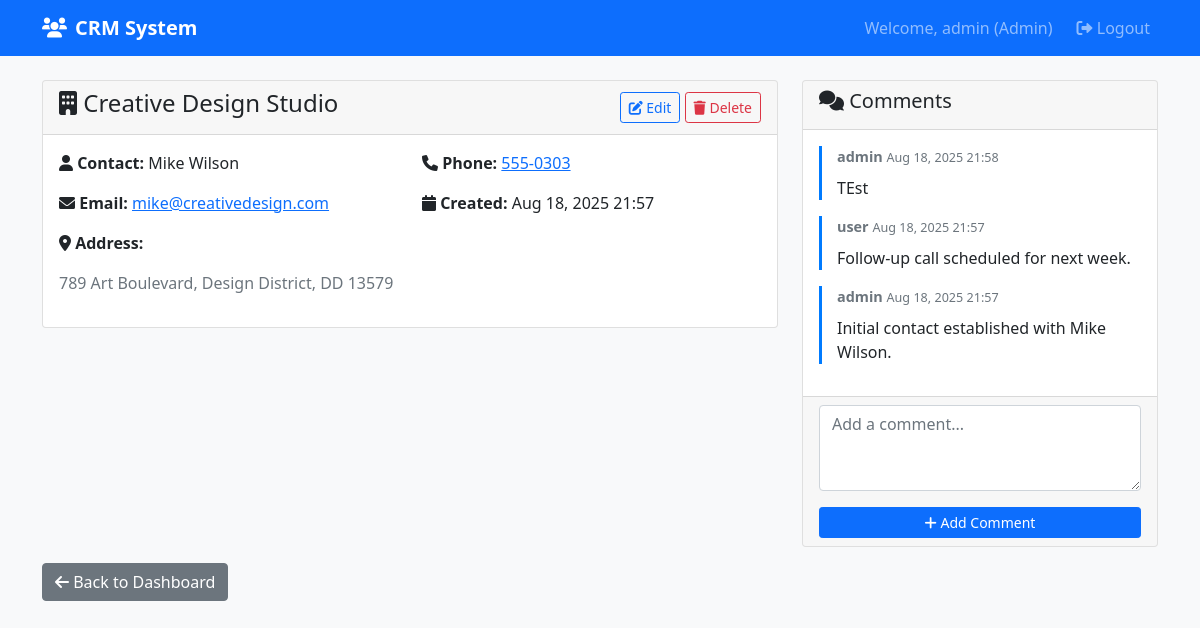
The page /customer/3/ (signed in) on the database its author committed.
### crm/models.py (models this page shows, shortened)
class User(AbstractUser):
    USER_TYPES = (
        ('admin', 'Admin'),
        ('user', 'User'),
        ('viewer', 'Viewer'),
    )
    user_type = models.CharField(max_length=10, choices=USER_TYPES, default='viewer')

class Customer(models.Model):
    business_name = models.CharField(max_length=200)
    contact_name = models.CharField(max_length=100)
    email = models.EmailField()
    phone = models.CharField(max_length=20)
    address = models.TextField()
    created_at = models.DateTimeField(auto_now_add=True)
    updated_at = models.DateTimeField(auto_now=True)
    created_by = models.ForeignKey(User, on_delete=models.CASCADE, related_name='customers_created')
    class Meta:
        ordering = ['-created_at']

class Comment(models.Model):
    customer = models.ForeignKey(Customer, on_delete=models.CASCADE, related_name='comments')
    user = models.ForeignKey(User, on_delete=models.CASCADE)
    text = models.TextField()
    created_at = models.DateTimeField(auto_now_add=True)
    class Meta:
        ordering = ['-created_at']

### crm/views.py (the view)
# urls.py: path('customer/<int:pk>/', views.customer_detail, name='customer_detail'),
@login_required
def customer_detail(request, pk):
    customer = get_object_or_404(Customer, pk=pk)
    comments = customer.comments.all()[:20]  # Latest 20 comments
    if request.method == 'POST' and request.user.user_type in ['admin', 'user']:
        comment_form = CommentForm(request.POST)
        if comment_form.is_valid():
            comment = comment_form.save(commit=False)
            comment.customer = customer
            comment.user = request.user
            comment.save()
            return redirect('customer_detail', pk=pk)
    else:
        comment_form = CommentForm()
    context = {
        'customer': customer,
        'comments': comments,
        'comment_form': comment_form,
        'user_type': request.user.user_type,
    }
    return render(request, 'crm/customer_detail.html', context)

### crm/forms.py
class CommentForm(forms.ModelForm):
    class Meta:
        model = Comment
        fields = ['text']
        widgets = {
            'text': forms.Textarea(attrs={
                'class': 'form-control',
                'rows': 3,
                'placeholder': 'Add a comment...'
            })
        }

### crm/templates/crm/customer_detail.html (shortened to what this page needs)
{% extends 'crm/base.html' %}
{% block content %}
<div class="row">
    <div class="col-md-8">
        <div class="card">
            <div class="card-header d-flex justify-content-between align-items-center">
                <h4><i class="fas fa-building"></i> {{ customer.business_name }}</h4>
                <div>
                    {% if user_type == 'admin' or user_type == 'user' %}
                    <a href="{% url 'customer_edit' customer.pk %}" class="btn btn-outline-primary btn-sm">
                        <i class="fas fa-edit"></i> Edit
                    </a>
                    {% endif %}
                    {% if user_type == 'admin' %}
                    <a href="{% url 'customer_delete' customer.pk %}" class="btn btn-outline-danger btn-sm">
                        <i class="fas fa-trash"></i> Delete
                    </a>
                    {% endif %}
                </div>
            </div>
            <div class="card-body">
                <div class="row">
                    <div class="col-md-6">
                        <p><strong><i class="fas fa-user"></i> Contact:</strong> {{ customer.contact_name }}</p>
                        <p><strong><i class="fas fa-envelope"></i> Email:</strong>
                           <a href="mailto:{{ customer.email }}">{{ customer.email }}</a></p>
                    </div>
                    <div class="col-md-6">
                        <p><strong><i class="fas fa-phone"></i> Phone:</strong>
                           <a href="tel:{{ customer.phone }}">{{ customer.phone }}</a></p>
                        <p><strong><i class="fas fa-calendar"></i> Created:</strong>
                           {{ customer.created_at|date:"M d, Y H:i" }}</p>
                    </div>
                </div>
                <div class="row">
                    <div class="col-12">
                        <p><strong><i class="fas fa-map-marker-alt"></i> Address:</strong></p>
                        <p class="text-muted">{{ customer.address }}</p>
                    </div>
                </div>
            </div>
        </div>
    </div>
    <div class="col-md-4">
        <div class="card">
            <div class="card-header">
                <h5><i class="fas fa-comments"></i> Comments</h5>
            </div>
            <div class="card-body" style="max-height: 500px; overflow-y: auto;">
                {% for comment in comments %}
                <div class="comment-item">
                    <div class="comment-meta">
                        <strong>{{ comment.user.username }}</strong>
                        <small>{{ comment.created_at|date:"M d, Y H:i" }}</small>
                    </div>
                    <p class="mt-2">{{ comment.text }}</p>
                </div>
                {% empty %}
                <p class="text-muted">No comments yet.</p>
                {% endfor %}
            </div>
            {% if user_type == 'admin' or user_type == 'user' %}
            <div class="card-footer">
                <form method="post">
                    <div class="mb-3">
                        {{ comment_form.text }}
                    </div>
                    <button type="submit" class="btn btn-primary btn-sm w-100">
                        <i class="fas fa-plus"></i> Add Comment
                    </button>
                </form>
            </div>
            {% endif %}
        </div>
    </div>
</div>
<div class="mt-3">
    <a href="{% url 'dashboard' %}" class="btn btn-secondary">
        <i class="fas fa-arrow-left"></i> Back to Dashboard
    </a>
</div>
{% endblock %}

### crm/templates/crm/base.html (shortened to what this page needs)
<!DOCTYPE html>
<html lang="en">
<head>
    <link href="https://cdn.jsdelivr.net/npm/bootstrap@5.1.3/dist/css/bootstrap.min.css" rel="stylesheet">
    <link href="https://cdnjs.cloudflare.com/ajax/libs/font-awesome/6.0.0/css/all.min.css" rel="stylesheet">
</head>
<body class="bg-light">
    {% if user.is_authenticated %}
    <nav class="navbar navbar-expand-lg navbar-dark bg-primary">
        <div class="container">
            <a class="navbar-brand" href="{% url 'dashboard' %}">
                <i class="fas fa-users me-2"></i>CRM System
            </a>
            <div class="navbar-nav ms-auto">
                <span class="navbar-text me-3">
                    Welcome, {{ user.username }} ({{ user.user_type|title }})
                </span>
                <a class="nav-link" href="{% url 'logout' %}">
                    <i class="fas fa-sign-out-alt"></i> Logout
                </a>
            </div>
        </div>
    </nav>
    {% endif %}
    <div class="container mt-4">
        {% block content %}
        {% endblock %}
    </div>
</body>
</html>

### crm/templates/crm/base.html (style rules this page uses)
.navbar-brand { font-weight: bold; }
.comment-item { border-left: 3px solid #007bff; padding-left: 15px; margin-bottom: 15px; }
.comment-meta { font-size: 0.9em; color: #6c757d; }

### rows shown on the page
User: username "admin", user_type "Admin"
Customer: business_name "Creative Design Studio", contact_name "Mike Wilson", email "mike@creativedesign.com", phone "555-0303", created_at "Aug 18, 2025 21:57", address "789 Art Boulevard, Design District, DD 13579"
Comment: user.username "admin", created_at "Aug 18, 2025 21:58", text "TEst"
Comment: user.username "user", created_at "Aug 18, 2025 21:57", text "Follow-up call scheduled for next week."
Comment: user.username "admin", created_at "Aug 18, 2025 21:57", text "Initial contact established with Mike Wilson."
